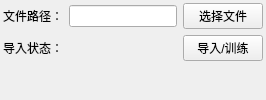
      <widget class="QWidget" name="importTab">
       <attribute name="title">
        <string>导入数据</string>
       </attribute>
       <layout class="QVBoxLayout" name="verticalLayout_5">
        <property name="leftMargin">
         <number>3</number>
        </property>
        <property name="topMargin">
         <number>3</number>
        </property>
        <property name="rightMargin">
         <number>3</number>
        </property>
        <property name="bottomMargin">
         <number>3</number>
        </property>
        <item>
         <layout class="QGridLayout" name="gridLayout_4">
          <item row="0" column="1">
           <widget class="QLineEdit" name="path">
            <property name="readOnly">
             <bool>true</bool>
            </property>
           </widget>
          </item>
          <item row="1" column="0">
           <widget class="QLabel" name="label_4">
            <property name="maximumSize">
             <size>
              <width>16777215</width>
              <height>16777215</height>
             </size>
            </property>
            <property name="text">
             <string>导入状态：</string>
            </property>
           </widget>
          </item>
          <item row="0" column="0">
           <widget class="QLabel" name="label">
            <property name="text">
             <string>文件路径：</string>
            </property>
           </widget>
          </item>
          <item row="2" column="0">
           <widget class="QLabel" name="label_2">
            <property name="text">
             <string/>
            </property>
           </widget>
          </item>
          <item row="0" column="2">
           <widget class="QPushButton" name="importFile">
            <property name="text">
             <string>选择文件</string>
            </property>
            <property name="checkable">
             <bool>true</bool>
            </property>
           </widget>
          </item>
          <item row="2" column="1">
           <widget class="QLabel" name="data">
            <property name="text">
             <string/>
            </property>
           </widget>
          </item>
          <item row="1" column="2">
           <widget class="QPushButton" name="training">
            <property name="text">
             <string>导入/训练</string>
            </property>
            <property name="checkable">
             <bool>true</bool>
            </property>
           </widget>
          </item>
          <item row="1" column="1">
           <widget class="QLabel" name="importStatus">
            <property name="text">
             <string/>
            </property>
           </widget>
          </item>
         </layout>
        </item>
       </layout>
      </widget>
